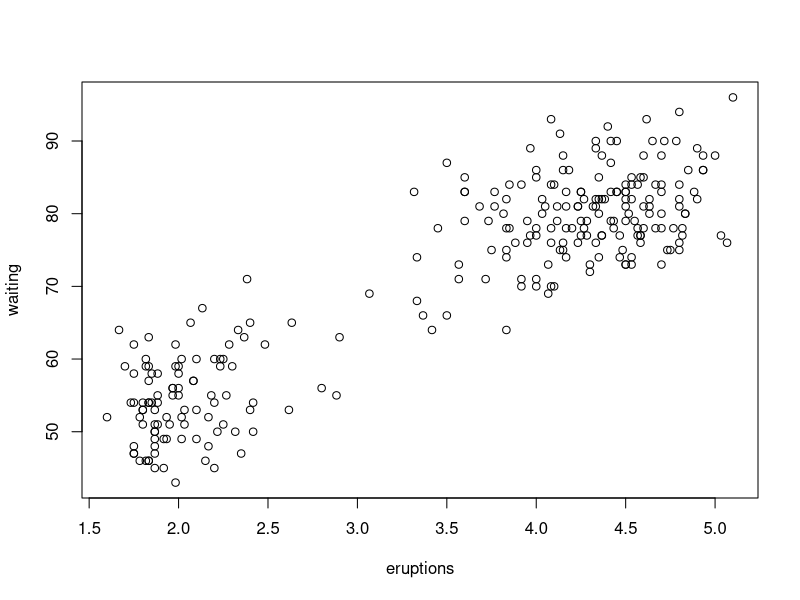
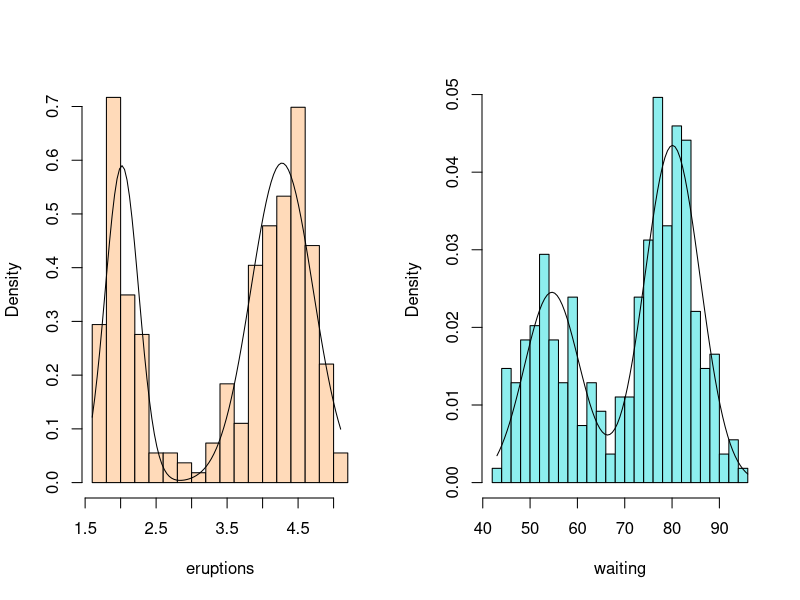

These charts were generated, in order, by the following R code:
# ---- EM MixNorm ----
em.mixnorm=function(x,n){
  #n es el número total de iteraciones
   pr=0.5 #Valor inicial
   s1 = s2 = sd(x)
   m1=quantile(x, probs=0.25)
   m2=quantile(x, probs=0.75)
   X=matrix(NA, ncol=5, nrow=n)
   colnames(X)=c("Pr","m1","m2","s1","s2")
   for(i in 1:n){
     z1=(x-m1)/s1
     z2=(x-m2)/s2
     p=pr*dnorm(z1)/(pr*dnorm(z1)+(1-pr)*dnorm(z2)*s1/s2)
     s=sum(p)
     n=length(p)
     pr=s/n
     m1=sum(p*x)/s
     m2=sum((1-p)*x)/(n-s)
     s1=sqrt(sum(p*(x-m1)^2)/s)
     s2=sqrt(sum((1-p)*(x-m2)^2)/(n-s))
     X[i,]=c(pr,m1,m2,s1,s2)
     teta<<-list(pr=pr,mu1=m1,mu2=m2,s1=s1,s2=s2)
   }# Cierra for(i in 1:n){
   #print(X)
   return(teta)
 }#Cierra function(x,n)

# ---- Faithful ----
attach(faithful)

# ----PlotDB ----
plot(faithful)

# ---- pdf mixnorm ----
dmixnorm=function(Teta,i){
  x=Teta$pr*(dnorm(i,Teta$mu1,Teta$s1))+
    (1-Teta$pr)*(dnorm(i,Teta$mu2,Teta$s2))
}

# ---- Soporte.pi ----
soporte=function(i,k){
  #Para i se puede selecciona 1 o 2 para las columnas de la DB,
  #k es el número de puntos a evaluar
  seq( range(faithful[,i])[1],
             range(faithful[,i])[2],
             by=(range(faithful[,i])[2]-range(faithful[,i])[1])/k)
}

# ---- HistFaithful1 ----
teta=em.mixnorm(faithful[,1],n=50)
a=soporte(i=1,k=100)
y=dmixnorm(Teta=teta,i=a)

# ---- HistFaithful2 ----
teta=em.mixnorm(faithful[,2],n=50)
b=soporte(i=2,k=100)
z=dmixnorm(Teta=teta,i=b)

# ---- PlotFaithful ----
par(mfrow=c(1,2))
hist(faithful[,1],nclass=21,col="peachpuff",main="",xlab=names(faithful)[1],plot=TRUE,freq=F)
lines(a,y)
hist(faithful[,2],nclass=21,col="darkslategray2",main="",xlab=names(faithful)[2],plot=TRUE, freq=F)
lines(b,z)
